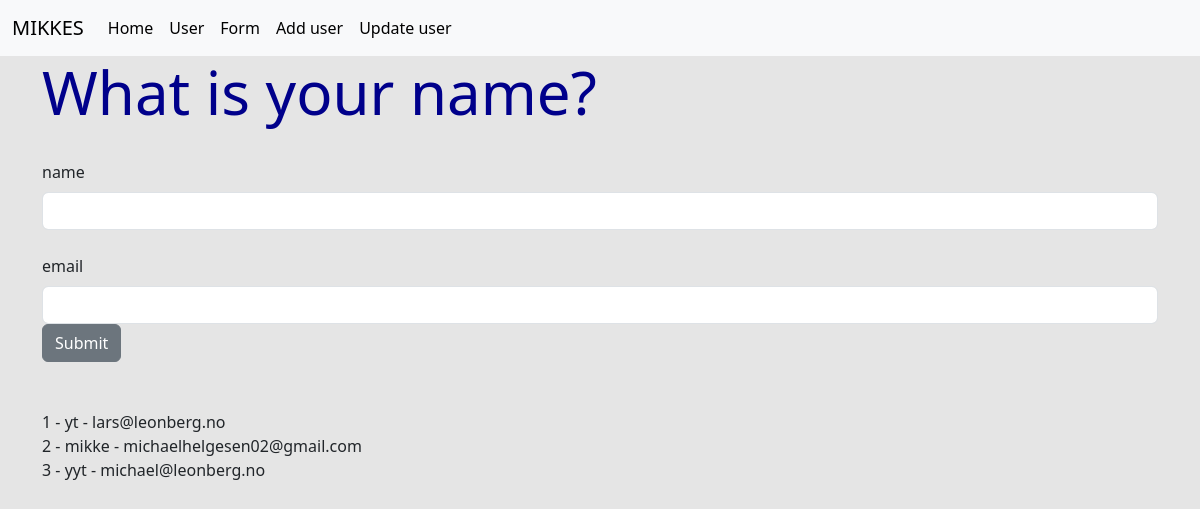
The page /user/add on the database as committed earlier.
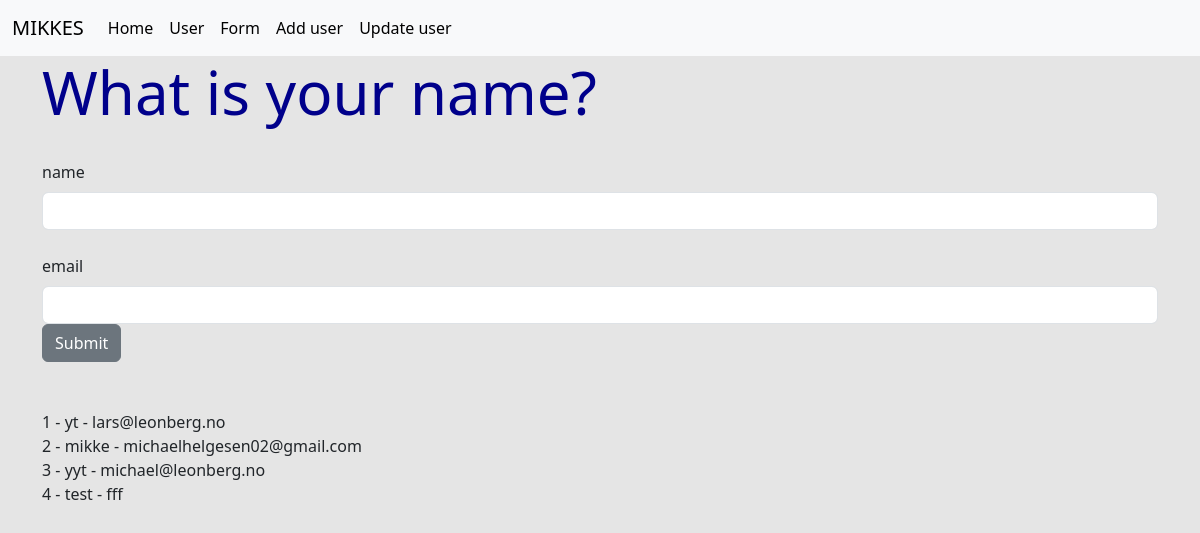
The same page on the database as committed later.
### app.py (models this page shows, shortened)
class Users(db.Model):
    id = db.Column(db.Integer, primary_key=True)
    name = db.Column(db.String(200), nullable=False)
    email = db.Column(db.String(100), nullable=False, unique=True)
    date_added = db.Column(db.DateTime, default=datetime.utcnow)

### app.py (the view, shortened to what this page needs)
@app.route("/user/add", methods=["GET", "POST"])
def add_user():
    name = None
    form = UserForm()
    our_users = Users.query.order_by(Users.date_added)
    return render_template("add_user.html", form=form, name=name, our_users=our_users)

### app.py
class UserForm(FlaskForm):
    name = StringField('name', validators=[DataRequired()])
    email = StringField('email', validators=[DataRequired()])
    submit = SubmitField("Submit")

### templates/add_user.html (shortened to what this page needs)
{% extends "base.html" %}
{% block content %}
    {% if name %}
        <h1>HELLO {{ name }}</h1><br/>
    {% else %}
        <h1>What is your name?</h1>
        <br />
        <form method="POST">
            {{ form.name.label(class="form-label") }}
            {{ form.name(class="form-control") }}
            <br />
            {{ form.email.label(class="form-label") }}
            {{ form.email(class="form-control") }}
            {{ form.submit(class="btn btn-secondary") }}
        </form>
        <br/>
        <br/>
        {% for our_user in our_users %}
            {{ our_user.id }} - {{ our_user.name }} - {{ our_user.email }}<br />
        {% endfor %}
    {% endif %}
{% endblock %}

### templates/base.html (shortened to what this page needs)
<!doctype html>
<html lang="en">
<head>
    <link href="https://cdn.jsdelivr.net/npm/bootstrap@5.3.0-alpha1/dist/css/bootstrap.min.css" rel="stylesheet"
>
    <link href="{{ url_for('static', filename='css/style.css') }}" rel="stylesheet">
    </head>
<body>
    {% include "navbar.html" %}
    <div class="container">
        {% block content %}
        {% endblock %}
    </div>
</body>
</html>

### templates/navbar.html (shortened to what this page needs)
<nav class="navbar navbar-expand-lg bg-body-tertiary">
    <div class="container-fluid">
        <a class="navbar-brand" href="{{ url_for('index') }}">MIKKES</a>
        <div class="collapse navbar-collapse" id="navbarSupportedContent">
            <ul class="navbar-nav me-auto mb-2 mb-lg-0">
                <li class="nav-item">
                    <a class="nav-link active" aria-current="page" href="{{ url_for('index')}}">Home</a>
                </li>
                <li class="nav-item">
                    <a class="nav-link active" aria-current="page" href="{{ url_for('user', name='Mikke')}}">User</a>
                </li>
                <li class="nav-item">
                    <a class="nav-link active" aria-current="page" href="{{ url_for('name')}}">Form</a>
                </li>
                <li class="nav-item">
                    <a class="nav-link active" aria-current="page" href="{{ url_for('add_user')}}">Add user</a>
                </li>
                <li class="nav-item">
                    <a class="nav-link active" aria-current="page" href="{{ url_for('update', id=1)}}">Update user</a>
                </li>
            </ul>
        </div>
    </div>
</nav>

### static/css/style.css (style rules this page uses)
h1 { color: darkblue; font-size: 60px; }
body { background: #e5e5e5; }

Rows that differ between the two databases and show on the page:
added Users: id "4", name "test", email "fff"
